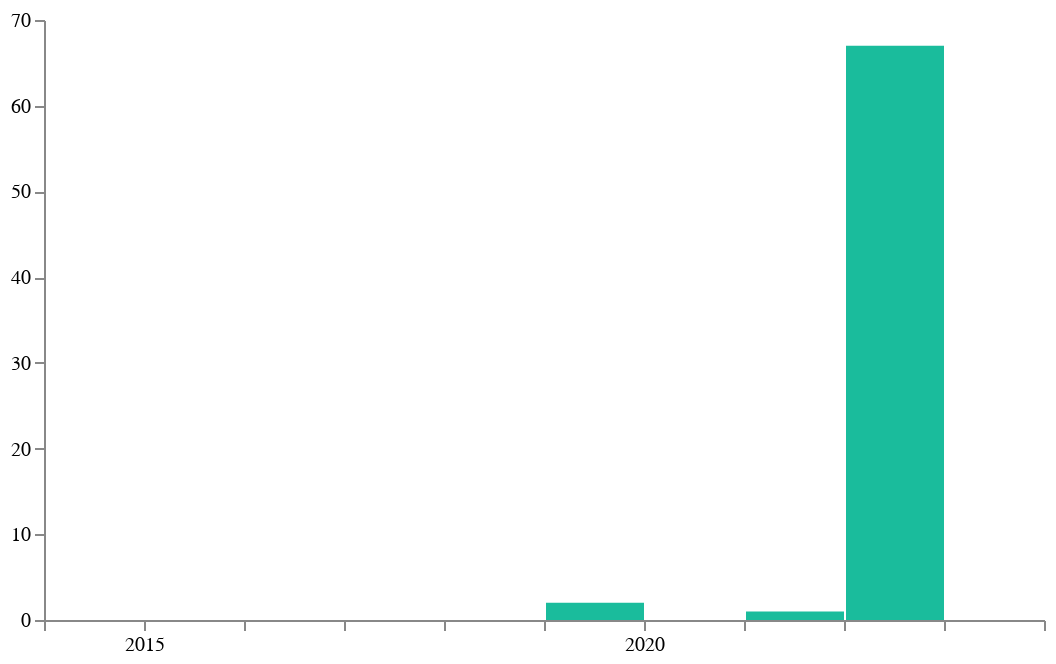

Notebook cell for this chart:
### Code cell
NFDI.main('10.5255/ukda-sn-3592-1')

### Figure 1 — Vega-Lite specification as saved in the notebook (floating-point values rounded to 4 significant figures)
{"config": {"view": {"continuousWidth": 400, "continuousHeight": 300, "stroke": null}, "axis": {"grid": false, "labelFlush": false, "title": null}}, "data": {"name": "data-6be4bdaafc2ba1ecc6f2a4c0fc27a672"}, "mark": {"type": "bar", "cursor": "pointer", "tooltip": true}, "encoding": {"color": {"type": "nominal", "condition": [{"selection": "highlight", "value": "#34495e"}], "field": "count", "legend": null, "scale": {"range": ["#1abc9c"]}}, "x": {"type": "quantitative", "axis": {"format": "1", "labelExpr": "datum.label % 5 === 0 ? datum.label : \"\""}, "bin": {"binned": true, "maxbins": 10, "step": 1}, "field": "period", "scale": {"domain": [2014, 2024]}}, "x2": {"field": "bin_end"}, "y": {"type": "quantitative", "axis": {"format": ",f", "tickMinStep": 1}, "field": "count"}}, "padding": {"left": 5, "top": 5, "right": 5, "bottom": 5}, "selection": {"highlight": {"type": "single", "empty": "none", "on": "mouseover"}}, "transform": [{"calculate": "toNumber(datum.title)", "as": "period"}, {"calculate": "toNumber(datum.title)+1", "as": "bin_end"}, {"filter": "toNumber(datum.title) >= 2014"}], "width": 500, "$schema": "https://vega.github.io/schema/vega-lite/v4.json", "datasets": {"data-6be4bdaafc2ba1ecc6f2a4c0fc27a672": [{"id": "2022", "title": "2022", "count": 67}, {"id": "2021", "title": "2021", "count": 1}, {"id": "2019", "title": "2019", "count": 2}]}}
